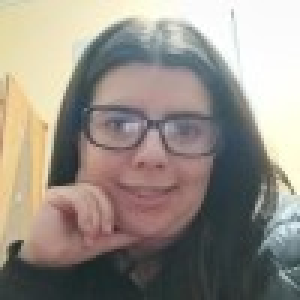
#> input picture eu.jpg, 100 x 100 px (shown 3 times larger)
$ python efeitos.py
#> lines starting #> are read from the running program, lines starting #| are printed output that depends on the picture
from PIL import Image, ImageEnhance, ImageFilter, ImageOps, ImageDraw

img = Image.open("eu.jpg").convert("RGB")
#> img is the input picture: PIL image 100x100 RGB; mean R, G, B 150.3, 143, 134.2

blur = img.filter(ImageFilter.GaussianBlur(5))
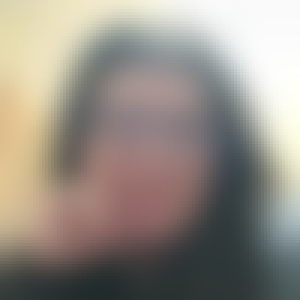
#> blur: PIL image 100x100 RGB (shown 3 times larger); mean R, G, B 150.4, 143, 134.2
img = Image.blend(img, blur, alpha=0.2)
img.show()
img.save("insta_05_glow.jpg")
